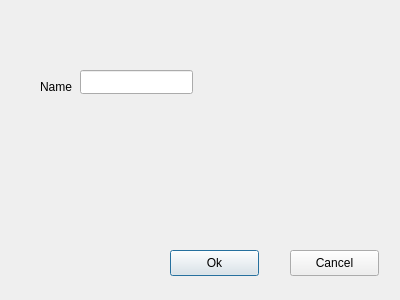
<?xml version="1.0" encoding="UTF-8"?>
<ui version="4.0">
 <class>AddEditDialog</class>
 <widget class="QDialog" name="AddEditDialog">
  <property name="geometry">
   <rect>
    <x>0</x>
    <y>0</y>
    <width>400</width>
    <height>300</height>
   </rect>
  </property>
  <property name="windowTitle">
   <string>Dialog</string>
  </property>
  <widget class="QPushButton" name="okButton">
   <property name="geometry">
    <rect>
     <x>170</x>
     <y>250</y>
     <width>89</width>
     <height>26</height>
    </rect>
   </property>
   <property name="text">
    <string>Ok</string>
   </property>
  </widget>
  <widget class="QPushButton" name="cancelButton">
   <property name="geometry">
    <rect>
     <x>290</x>
     <y>250</y>
     <width>89</width>
     <height>26</height>
    </rect>
   </property>
   <property name="text">
    <string>Cancel</string>
   </property>
  </widget>
  <widget class="QLabel" name="nameLabel">
   <property name="geometry">
    <rect>
     <x>40</x>
     <y>80</y>
     <width>59</width>
     <height>14</height>
    </rect>
   </property>
   <property name="text">
    <string>Name</string>
   </property>
  </widget>
  <widget class="QLineEdit" name="nameValue">
   <property name="geometry">
    <rect>
     <x>80</x>
     <y>70</y>
     <width>113</width>
     <height>24</height>
    </rect>
   </property>
  </widget>
 </widget>
 <resources/>
 <connections/>
</ui>
